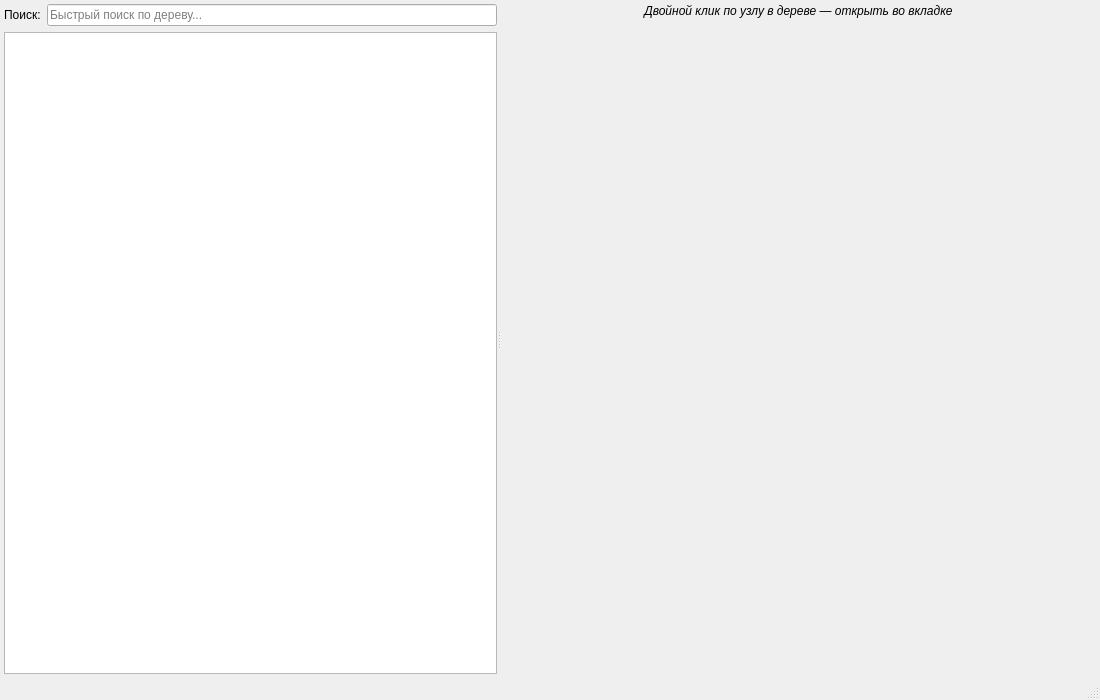
<?xml version="1.0" encoding="UTF-8"?>
<ui version="4.0">
 <class>MainWindow</class>
 <widget class="QMainWindow" name="MainWindow">
  <property name="geometry">
   <rect>
    <x>0</x>
    <y>0</y>
    <width>1100</width>
    <height>700</height>
   </rect>
  </property>
  <property name="windowTitle">
   <string>Древовидный блокнот</string>
  </property>
  <widget class="QWidget" name="centralwidget">
   <layout class="QHBoxLayout" name="horizontalLayoutCentral">
    <property name="margin">
     <number>4</number>
    </property>
    <item>
     <widget class="QSplitter" name="splitterMain">
      <property name="orientation">
       <enum>Qt::Horizontal</enum>
      </property>
      <property name="childrenCollapsible">
       <bool>false</bool>
      </property>
      <widget class="QWidget" name="leftPanel">
       <property name="minimumSize">
        <size>
         <width>200</width>
         <height>0</height>
        </size>
       </property>
       <layout class="QVBoxLayout" name="verticalLayoutLeft">
        <property name="margin">
         <number>0</number>
        </property>
        <item>
         <layout class="QHBoxLayout" name="layoutQuickSearch">
          <item>
           <widget class="QLabel" name="labelQuickSearch">
            <property name="text">
             <string>Поиск:</string>
            </property>
           </widget>
          </item>
          <item>
           <widget class="QLineEdit" name="lineEditQuickSearch">
            <property name="placeholderText">
             <string>Быстрый поиск по дереву...</string>
            </property>
           </widget>
          </item>
         </layout>
        </item>
        <item>
         <widget class="QTreeView" name="treeView">
          <property name="dragEnabled">
           <bool>true</bool>
          </property>
          <property name="acceptDrops">
           <bool>true</bool>
          </property>
          <property name="dragDropMode">
           <enum>QAbstractItemView::DragDrop</enum>
          </property>
          <property name="alternatingRowColors">
           <bool>true</bool>
          </property>
          <property name="selectionMode">
           <enum>QAbstractItemView::SingleSelection</enum>
          </property>
          <property name="animated">
           <bool>true</bool>
          </property>
          <property name="headerHidden">
           <bool>false</bool>
          </property>
         </widget>
        </item>
       </layout>
      </widget>
      <widget class="QWidget" name="rightPanel">
       <property name="minimumSize">
        <size>
         <width>300</width>
         <height>0</height>
        </size>
       </property>
       <layout class="QVBoxLayout" name="verticalLayoutRight">
        <property name="margin">
         <number>0</number>
        </property>
        <item>
         <widget class="QLabel" name="labelHint">
          <property name="text">
           <string>&lt;i&gt;Двойной клик по узлу в дереве — открыть во вкладке&lt;/i&gt;</string>
          </property>
          <property name="alignment">
           <set>Qt::AlignCenter</set>
          </property>
          <property name="visible">
           <bool>true</bool>
          </property>
         </widget>
        </item>
        <item>
         <widget class="QTabWidget" name="tabWidget">
          <property name="tabsClosable">
           <bool>true</bool>
          </property>
          <property name="movable">
           <bool>true</bool>
          </property>
          <property name="documentMode">
           <bool>true</bool>
          </property>
          <property name="visible">
           <bool>false</bool>
          </property>
         </widget>
        </item>
       </layout>
      </widget>
     </widget>
    </item>
   </layout>
  </widget>
  <widget class="QMenuBar" name="menubar">
   <property name="geometry">
    <rect>
     <x>0</x>
     <y>0</y>
     <width>1100</width>
     <height>22</height>
    </rect>
   </property>
  </widget>
  <widget class="QStatusBar" name="statusbar"/>
 </widget>
 <resources/>
 <connections/>
</ui>
